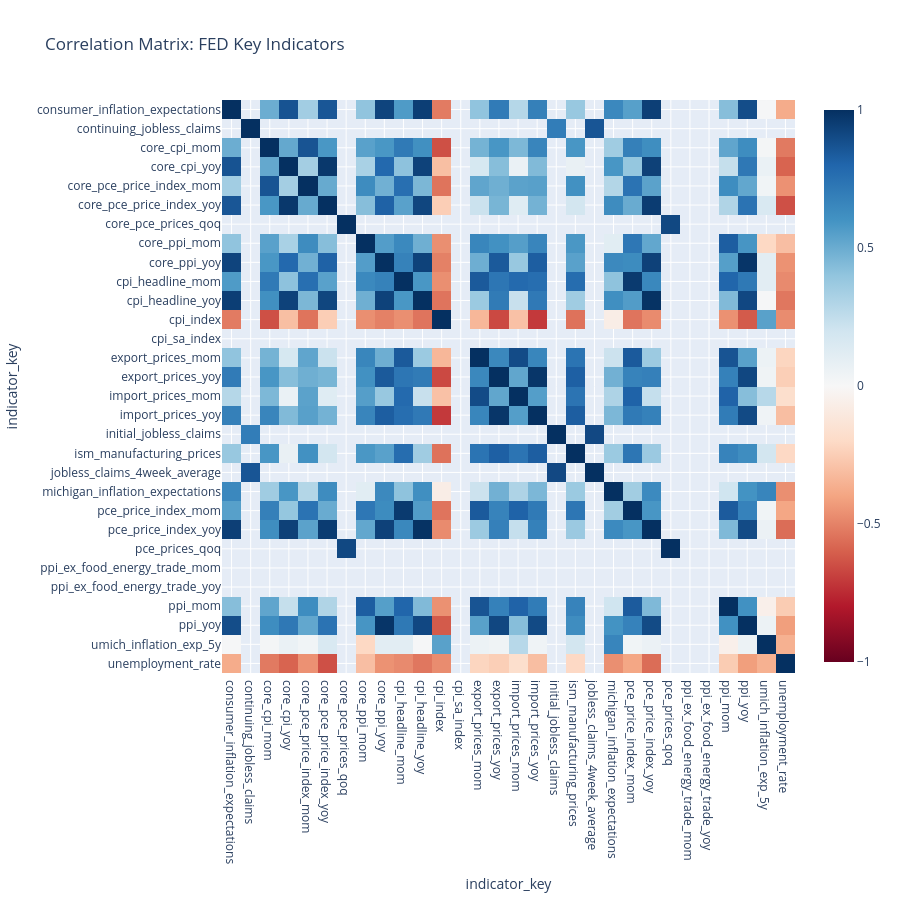

Notebook code for this chart:
### Markdown cell above
## 5. Bivariate and Multivariate Relationships

We calculate correlations on normalized values. This avoids comparing raw levels with incompatible units.

### Code cell
def make_pivot(frame: pd.DataFrame, bank: str, min_points: int = 12) -> pd.DataFrame:
    pivot = (
        frame[frame["central_bank_code"] == bank]
        .pivot_table(index="date", columns="indicator_key", values="value_normalized", aggfunc="mean")
        .sort_index()
    )
    return pivot.dropna(axis=1, thresh=min_points)

bank = "FED"
pivot = make_pivot(key_focus, bank)
corr = pivot.corr(min_periods=18)

fig = px.imshow(
    corr,
    color_continuous_scale="RdBu",
    zmin=-1,
    zmax=1,
    title=f"Correlation Matrix: {bank} Key Indicators",
)
fig.update_layout(height=900)
fig.show()

### Figure 1 — Plotly figure (JSON) as saved in the notebook; plotly's stock layout.template omitted (floating-point values rounded to 4 significant figures; data arrays with more than 128 entries replaced by an {"elided": "..."} marker saying what was removed)
{"data": [{"coloraxis": "coloraxis", "hovertemplate": "indicator_key: %{x}<br>indicator_key: %{y}<br>color: %{z}<extra></extra>", "name": "0", "type": "heatmap", "x": ["consumer_inflation_expectations", "continuing_jobless_claims", "core_cpi_mom", "core_cpi_yoy", "core_pce_price_index_mom", "core_pce_price_index_yoy", "core_pce_prices_qoq", "core_ppi_mom", "core_ppi_yoy", "cpi_headline_mom", "cpi_headline_yoy", "cpi_index", "cpi_sa_index", "export_prices_mom", "export_prices_yoy", "import_prices_mom", "import_prices_yoy", "initial_jobless_claims", "ism_manufacturing_prices", "jobless_claims_4week_average", "michigan_inflation_expectations", "pce_price_index_mom", "pce_price_index_yoy", "pce_prices_qoq", "ppi_ex_food_energy_trade_mom", "ppi_ex_food_energy_trade_yoy", "ppi_mom", "ppi_yoy", "umich_inflation_exp_5y", "unemployment_rate"], "xaxis": "x", "y": ["consumer_inflation_expectations", "continuing_jobless_claims", "core_cpi_mom", "core_cpi_yoy", "core_pce_price_index_mom", "core_pce_price_index_yoy", "core_pce_prices_qoq", "core_ppi_mom", "core_ppi_yoy", "cpi_headline_mom", "cpi_headline_yoy", "cpi_index", "cpi_sa_index", "export_prices_mom", "export_prices_yoy", "import_prices_mom", "import_prices_yoy", "initial_jobless_claims", "ism_manufacturing_prices", "jobless_claims_4week_average", "michigan_inflation_expectations", "pce_price_index_mom", "pce_price_index_yoy", "pce_prices_qoq", "ppi_ex_food_energy_trade_mom", "ppi_ex_food_energy_trade_yoy", "ppi_mom", "ppi_yoy", "umich_inflation_exp_5y", "unemployment_rate"], "yaxis": "y", "z": {"elided": "30x30 float values"}}], "layout": {"coloraxis": {"cmax": 1, "cmin": -1, "colorscale": [[0.0, "rgb(103,0,31)"], [0.1, "rgb(178,24,43)"], [0.2, "rgb(214,96,77)"], [0.3, "rgb(244,165,130)"], [0.4, "rgb(253,219,199)"], [0.5, "rgb(247,247,247)"], [0.6, "rgb(209,229,240)"], [0.7, "rgb(146,197,222)"], [0.8, "rgb(67,147,195)"], [0.9, "rgb(33,102,172)"], [1.0, "rgb(5,48,97)"]]}, "height": 900, "title": {"text": "Correlation Matrix: FED Key Indicators"}, "xaxis": {"anchor": "y", "constrain": "domain", "domain": [0.0, 1.0], "scaleanchor": "y", "title": {"text": "indicator_key"}}, "yaxis": {"anchor": "x", "autorange": "reversed", "constrain": "domain", "domain": [0.0, 1.0], "title": {"text": "indicator_key"}}}}
